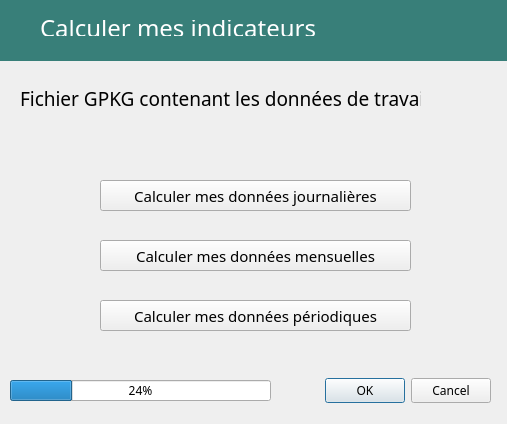
<?xml version="1.0" encoding="UTF-8"?>
<ui version="4.0">
 <class>Dialog</class>
 <widget class="QDialog" name="Dialog">
  <property name="geometry">
   <rect>
    <x>0</x>
    <y>0</y>
    <width>507</width>
    <height>424</height>
   </rect>
  </property>
  <property name="windowTitle">
   <string>Dialog</string>
  </property>
  <widget class="QDialogButtonBox" name="terminer">
   <property name="geometry">
    <rect>
     <x>150</x>
     <y>370</y>
     <width>341</width>
     <height>41</height>
    </rect>
   </property>
   <property name="font">
    <font>
     <family>Tw Cen MT</family>
    </font>
   </property>
   <property name="orientation">
    <enum>Qt::Horizontal</enum>
   </property>
   <property name="standardButtons">
    <set>QDialogButtonBox::Cancel|QDialogButtonBox::Ok</set>
   </property>
  </widget>
  <widget class="Line" name="line">
   <property name="geometry">
    <rect>
     <x>-10</x>
     <y>0</y>
     <width>621</width>
     <height>61</height>
    </rect>
   </property>
   <property name="palette">
    <palette>
     <active>
      <colorrole role="WindowText">
       <brush brushstyle="SolidPattern">
        <color alpha="255">
         <red>0</red>
         <green>0</green>
         <blue>0</blue>
        </color>
       </brush>
      </colorrole>
      <colorrole role="Button">
       <brush brushstyle="SolidPattern">
        <color alpha="255">
         <red>56</red>
         <green>127</green>
         <blue>121</blue>
        </color>
       </brush>
      </colorrole>
      <colorrole role="Light">
       <brush brushstyle="SolidPattern">
        <color alpha="255">
         <red>56</red>
         <green>127</green>
         <blue>121</blue>
        </color>
       </brush>
      </colorrole>
      <colorrole role="Midlight">
       <brush brushstyle="SolidPattern">
        <color alpha="255">
         <red>56</red>
         <green>127</green>
         <blue>121</blue>
        </color>
       </brush>
      </colorrole>
      <colorrole role="Dark">
       <brush brushstyle="SolidPattern">
        <color alpha="255">
         <red>56</red>
         <green>127</green>
         <blue>121</blue>
        </color>
       </brush>
      </colorrole>
      <colorrole role="Mid">
       <brush brushstyle="SolidPattern">
        <color alpha="255">
         <red>56</red>
         <green>127</green>
         <blue>121</blue>
        </color>
       </brush>
      </colorrole>
      <colorrole role="Text">
       <brush brushstyle="SolidPattern">
        <color alpha="255">
         <red>0</red>
         <green>0</green>
         <blue>0</blue>
        </color>
       </brush>
      </colorrole>
      <colorrole role="BrightText">
       <brush brushstyle="SolidPattern">
        <color alpha="255">
         <red>56</red>
         <green>127</green>
         <blue>121</blue>
        </color>
       </brush>
      </colorrole>
      <colorrole role="ButtonText">
       <brush brushstyle="SolidPattern">
        <color alpha="255">
         <red>0</red>
         <green>0</green>
         <blue>0</blue>
        </color>
       </brush>
      </colorrole>
      <colorrole role="Base">
       <brush brushstyle="SolidPattern">
        <color alpha="255">
         <red>56</red>
         <green>127</green>
         <blue>121</blue>
        </color>
       </brush>
      </colorrole>
      <colorrole role="Window">
       <brush brushstyle="SolidPattern">
        <color alpha="255">
         <red>56</red>
         <green>127</green>
         <blue>121</blue>
        </color>
       </brush>
      </colorrole>
      <colorrole role="HighlightedText">
       <brush brushstyle="SolidPattern">
        <color alpha="255">
         <red>56</red>
         <green>127</green>
         <blue>121</blue>
        </color>
       </brush>
      </colorrole>
      <colorrole role="AlternateBase">
       <brush brushstyle="SolidPattern">
        <color alpha="255">
         <red>56</red>
         <green>127</green>
         <blue>121</blue>
        </color>
       </brush>
      </colorrole>
      <colorrole role="ToolTipBase">
       <brush brushstyle="SolidPattern">
        <color alpha="255">
         <red>56</red>
         <green>127</green>
         <blue>121</blue>
        </color>
       </brush>
      </colorrole>
      <colorrole role="PlaceholderText">
       <brush brushstyle="SolidPattern">
        <color alpha="128">
         <red>56</red>
         <green>127</green>
         <blue>121</blue>
        </color>
       </brush>
      </colorrole>
     </active>
     <inactive>
      <colorrole role="WindowText">
       <brush brushstyle="SolidPattern">
        <color alpha="255">
         <red>0</red>
         <green>0</green>
         <blue>0</blue>
        </color>
       </brush>
      </colorrole>
      <colorrole role="Button">
       <brush brushstyle="SolidPattern">
        <color alpha="255">
         <red>56</red>
         <green>127</green>
         <blue>121</blue>
        </color>
       </brush>
      </colorrole>
      <colorrole role="Light">
       <brush brushstyle="SolidPattern">
        <color alpha="255">
         <red>56</red>
         <green>127</green>
         <blue>121</blue>
        </color>
       </brush>
      </colorrole>
      <colorrole role="Midlight">
       <brush brushstyle="SolidPattern">
        <color alpha="255">
         <red>56</red>
         <green>127</green>
         <blue>121</blue>
        </color>
       </brush>
      </colorrole>
      <colorrole role="Dark">
       <brush brushstyle="SolidPattern">
        <color alpha="255">
         <red>56</red>
         <green>127</green>
         <blue>121</blue>
        </color>
       </brush>
      </colorrole>
      <colorrole role="Mid">
       <brush brushstyle="SolidPattern">
        <color alpha="255">
         <red>56</red>
         <green>127</green>
         <blue>121</blue>
        </color>
       </brush>
      </colorrole>
      <colorrole role="Text">
       <brush brushstyle="SolidPattern">
        <color alpha="255">
         <red>0</red>
         <green>0</green>
         <blue>0</blue>
        </color>
       </brush>
      </colorrole>
      <colorrole role="BrightText">
       <brush brushstyle="SolidPattern">
        <color alpha="255">
         <red>56</red>
         <green>127</green>
         <blue>121</blue>
        </color>
       </brush>
      </colorrole>
      <colorrole role="ButtonText">
       <brush brushstyle="SolidPattern">
        <color alpha="255">
         <red>0</red>
         <green>0</green>
         <blue>0</blue>
        </color>
       </brush>
      </colorrole>
      <colorrole role="Base">
       <brush brushstyle="SolidPattern">
        <color alpha="255">
         <red>56</red>
         <green>127</green>
         <blue>121</blue>
        </color>
       </brush>
      </colorrole>
      <colorrole role="Window">
       <brush brushstyle="SolidPattern">
        <color alpha="255">
         <red>56</red>
         <green>127</green>
         <blue>121</blue>
        </color>
       </brush>
      </colorrole>
      <colorrole role="HighlightedText">
       <brush brushstyle="SolidPattern">
        <color alpha="255">
         <red>56</red>
         <green>127</green>
         <blue>121</blue>
        </color>
       </brush>
      </colorrole>
      <colorrole role="AlternateBase">
       <brush brushstyle="SolidPattern">
        <color alpha="255">
         <red>56</red>
         <green>127</green>
         <blue>121</blue>
        </color>
       </brush>
      </colorrole>
      <colorrole role="ToolTipBase">
       <brush brushstyle="SolidPattern">
        <color alpha="255">
         <red>56</red>
         <green>127</green>
         <blue>121</blue>
        </color>
       </brush>
      </colorrole>
      <colorrole role="PlaceholderText">
       <brush brushstyle="SolidPattern">
        <color alpha="128">
         <red>56</red>
         <green>127</green>
         <blue>121</blue>
        </color>
       </brush>
      </colorrole>
     </inactive>
     <disabled>
      <colorrole role="WindowText">
       <brush brushstyle="SolidPattern">
        <color alpha="255">
         <red>56</red>
         <green>127</green>
         <blue>121</blue>
        </color>
       </brush>
      </colorrole>
      <colorrole role="Button">
       <brush brushstyle="SolidPattern">
        <color alpha="255">
         <red>56</red>
         <green>127</green>
         <blue>121</blue>
        </color>
       </brush>
      </colorrole>
      <colorrole role="Light">
       <brush brushstyle="SolidPattern">
        <color alpha="255">
         <red>56</red>
         <green>127</green>
         <blue>121</blue>
        </color>
       </brush>
      </colorrole>
      <colorrole role="Midlight">
       <brush brushstyle="SolidPattern">
        <color alpha="255">
         <red>56</red>
         <green>127</green>
         <blue>121</blue>
        </color>
       </brush>
      </colorrole>
      <colorrole role="Dark">
       <brush brushstyle="SolidPattern">
        <color alpha="255">
         <red>56</red>
         <green>127</green>
         <blue>121</blue>
        </color>
       </brush>
      </colorrole>
      <colorrole role="Mid">
       <brush brushstyle="SolidPattern">
        <color alpha="255">
         <red>56</red>
         <green>127</green>
         <blue>121</blue>
        </color>
       </brush>
      </colorrole>
      <colorrole role="Text">
       <brush brushstyle="SolidPattern">
        <color alpha="255">
         <red>56</red>
         <green>127</green>
         <blue>121</blue>
        </color>
       </brush>
      </colorrole>
      <colorrole role="BrightText">
       <brush brushstyle="SolidPattern">
        <color alpha="255">
         <red>56</red>
         <green>127</green>
         <blue>121</blue>
        </color>
       </brush>
      </colorrole>
      <colorrole role="ButtonText">
       <brush brushstyle="SolidPattern">
        <color alpha="255">
         <red>56</red>
         <green>127</green>
         <blue>121</blue>
        </color>
       </brush>
      </colorrole>
      <colorrole role="Base">
       <brush brushstyle="SolidPattern">
        <color alpha="255">
         <red>56</red>
         <green>127</green>
         <blue>121</blue>
        </color>
       </brush>
      </colorrole>
      <colorrole role="Window">
       <brush brushstyle="SolidPattern">
        <color alpha="255">
         <red>56</red>
         <green>127</green>
         <blue>121</blue>
        </color>
       </brush>
      </colorrole>
      <colorrole role="HighlightedText">
       <brush brushstyle="SolidPattern">
        <color alpha="255">
         <red>56</red>
         <green>127</green>
         <blue>121</blue>
        </color>
       </brush>
      </colorrole>
      <colorrole role="AlternateBase">
       <brush brushstyle="SolidPattern">
        <color alpha="255">
         <red>56</red>
         <green>127</green>
         <blue>121</blue>
        </color>
       </brush>
      </colorrole>
      <colorrole role="ToolTipBase">
       <brush brushstyle="SolidPattern">
        <color alpha="255">
         <red>56</red>
         <green>127</green>
         <blue>121</blue>
        </color>
       </brush>
      </colorrole>
      <colorrole role="PlaceholderText">
       <brush brushstyle="SolidPattern">
        <color alpha="128">
         <red>56</red>
         <green>127</green>
         <blue>121</blue>
        </color>
       </brush>
      </colorrole>
     </disabled>
    </palette>
   </property>
   <property name="autoFillBackground">
    <bool>false</bool>
   </property>
   <property name="lineWidth">
    <number>60</number>
   </property>
   <property name="orientation">
    <enum>Qt::Horizontal</enum>
   </property>
  </widget>
  <widget class="QLabel" name="label">
   <property name="geometry">
    <rect>
     <x>40</x>
     <y>20</y>
     <width>401</width>
     <height>16</height>
    </rect>
   </property>
   <property name="palette">
    <palette>
     <active>
      <colorrole role="WindowText">
       <brush brushstyle="SolidPattern">
        <color alpha="255">
         <red>255</red>
         <green>255</green>
         <blue>255</blue>
        </color>
       </brush>
      </colorrole>
     </active>
     <inactive>
      <colorrole role="WindowText">
       <brush brushstyle="SolidPattern">
        <color alpha="255">
         <red>255</red>
         <green>255</green>
         <blue>255</blue>
        </color>
       </brush>
      </colorrole>
     </inactive>
     <disabled>
      <colorrole role="WindowText">
       <brush brushstyle="SolidPattern">
        <color alpha="255">
         <red>120</red>
         <green>120</green>
         <blue>120</blue>
        </color>
       </brush>
      </colorrole>
     </disabled>
    </palette>
   </property>
   <property name="font">
    <font>
     <family>Tw Cen MT</family>
     <pointsize>18</pointsize>
    </font>
   </property>
   <property name="text">
    <string>Calculer mes indicateurs</string>
   </property>
  </widget>
  <widget class="QProgressBar" name="progressBar">
   <property name="geometry">
    <rect>
     <x>10</x>
     <y>380</y>
     <width>261</width>
     <height>21</height>
    </rect>
   </property>
   <property name="font">
    <font>
     <family>Tw Cen MT</family>
    </font>
   </property>
   <property name="value">
    <number>24</number>
   </property>
  </widget>
  <widget class="QgsFileWidget" name="inputGPKG">
   <property name="geometry">
    <rect>
     <x>20</x>
     <y>120</y>
     <width>301</width>
     <height>27</height>
    </rect>
   </property>
  </widget>
  <widget class="QLabel" name="label_2">
   <property name="geometry">
    <rect>
     <x>20</x>
     <y>90</y>
     <width>401</width>
     <height>16</height>
    </rect>
   </property>
   <property name="palette">
    <palette>
     <active>
      <colorrole role="WindowText">
       <brush brushstyle="SolidPattern">
        <color alpha="255">
         <red>0</red>
         <green>0</green>
         <blue>0</blue>
        </color>
       </brush>
      </colorrole>
      <colorrole role="Light">
       <brush brushstyle="SolidPattern">
        <color alpha="255">
         <red>0</red>
         <green>0</green>
         <blue>0</blue>
        </color>
       </brush>
      </colorrole>
      <colorrole role="BrightText">
       <brush brushstyle="SolidPattern">
        <color alpha="255">
         <red>0</red>
         <green>0</green>
         <blue>0</blue>
        </color>
       </brush>
      </colorrole>
      <colorrole role="Base">
       <brush brushstyle="SolidPattern">
        <color alpha="255">
         <red>0</red>
         <green>0</green>
         <blue>0</blue>
        </color>
       </brush>
      </colorrole>
      <colorrole role="Window">
       <brush brushstyle="SolidPattern">
        <color alpha="255">
         <red>0</red>
         <green>0</green>
         <blue>0</blue>
        </color>
       </brush>
      </colorrole>
      <colorrole role="HighlightedText">
       <brush brushstyle="SolidPattern">
        <color alpha="255">
         <red>0</red>
         <green>0</green>
         <blue>0</blue>
        </color>
       </brush>
      </colorrole>
     </active>
     <inactive>
      <colorrole role="WindowText">
       <brush brushstyle="SolidPattern">
        <color alpha="255">
         <red>0</red>
         <green>0</green>
         <blue>0</blue>
        </color>
       </brush>
      </colorrole>
      <colorrole role="Light">
       <brush brushstyle="SolidPattern">
        <color alpha="255">
         <red>0</red>
         <green>0</green>
         <blue>0</blue>
        </color>
       </brush>
      </colorrole>
      <colorrole role="BrightText">
       <brush brushstyle="SolidPattern">
        <color alpha="255">
         <red>0</red>
         <green>0</green>
         <blue>0</blue>
        </color>
       </brush>
      </colorrole>
      <colorrole role="Base">
       <brush brushstyle="SolidPattern">
        <color alpha="255">
         <red>0</red>
         <green>0</green>
         <blue>0</blue>
        </color>
       </brush>
      </colorrole>
      <colorrole role="Window">
       <brush brushstyle="SolidPattern">
        <color alpha="255">
         <red>0</red>
         <green>0</green>
         <blue>0</blue>
        </color>
       </brush>
      </colorrole>
      <colorrole role="HighlightedText">
       <brush brushstyle="SolidPattern">
        <color alpha="255">
         <red>0</red>
         <green>0</green>
         <blue>0</blue>
        </color>
       </brush>
      </colorrole>
     </inactive>
     <disabled>
      <colorrole role="WindowText">
       <brush brushstyle="SolidPattern">
        <color alpha="255">
         <red>120</red>
         <green>120</green>
         <blue>120</blue>
        </color>
       </brush>
      </colorrole>
      <colorrole role="Light">
       <brush brushstyle="SolidPattern">
        <color alpha="255">
         <red>0</red>
         <green>0</green>
         <blue>0</blue>
        </color>
       </brush>
      </colorrole>
      <colorrole role="BrightText">
       <brush brushstyle="SolidPattern">
        <color alpha="255">
         <red>0</red>
         <green>0</green>
         <blue>0</blue>
        </color>
       </brush>
      </colorrole>
      <colorrole role="Base">
       <brush brushstyle="SolidPattern">
        <color alpha="255">
         <red>0</red>
         <green>0</green>
         <blue>0</blue>
        </color>
       </brush>
      </colorrole>
      <colorrole role="Window">
       <brush brushstyle="SolidPattern">
        <color alpha="255">
         <red>0</red>
         <green>0</green>
         <blue>0</blue>
        </color>
       </brush>
      </colorrole>
      <colorrole role="HighlightedText">
       <brush brushstyle="SolidPattern">
        <color alpha="255">
         <red>0</red>
         <green>0</green>
         <blue>0</blue>
        </color>
       </brush>
      </colorrole>
     </disabled>
    </palette>
   </property>
   <property name="font">
    <font>
     <family>Tw Cen MT</family>
     <pointsize>14</pointsize>
    </font>
   </property>
   <property name="text">
    <string>Fichier GPKG contenant les données de travail</string>
   </property>
  </widget>
  <widget class="QPushButton" name="calcJour">
   <property name="geometry">
    <rect>
     <x>100</x>
     <y>180</y>
     <width>311</width>
     <height>31</height>
    </rect>
   </property>
   <property name="font">
    <font>
     <family>Tw Cen MT</family>
     <pointsize>11</pointsize>
    </font>
   </property>
   <property name="text">
    <string>Calculer mes données journalières</string>
   </property>
  </widget>
  <widget class="QPushButton" name="calcMois">
   <property name="geometry">
    <rect>
     <x>100</x>
     <y>240</y>
     <width>311</width>
     <height>31</height>
    </rect>
   </property>
   <property name="font">
    <font>
     <family>Tw Cen MT</family>
     <pointsize>11</pointsize>
    </font>
   </property>
   <property name="text">
    <string>Calculer mes données mensuelles</string>
   </property>
  </widget>
  <widget class="QPushButton" name="calcPeriode">
   <property name="geometry">
    <rect>
     <x>100</x>
     <y>300</y>
     <width>311</width>
     <height>31</height>
    </rect>
   </property>
   <property name="font">
    <font>
     <family>Tw Cen MT</family>
     <pointsize>11</pointsize>
    </font>
   </property>
   <property name="text">
    <string>Calculer mes données périodiques</string>
   </property>
  </widget>
 </widget>
 <customwidgets>
  <customwidget>
   <class>QgsFileWidget</class>
   <extends>QWidget</extends>
   <header>qgsfilewidget.h</header>
  </customwidget>
 </customwidgets>
 <resources/>
 <connections>
  <connection>
   <sender>terminer</sender>
   <signal>accepted()</signal>
   <receiver>Dialog</receiver>
   <slot>accept()</slot>
   <hints>
    <hint type="sourcelabel">
     <x>248</x>
     <y>254</y>
    </hint>
    <hint type="destinationlabel">
     <x>157</x>
     <y>274</y>
    </hint>
   </hints>
  </connection>
  <connection>
   <sender>terminer</sender>
   <signal>rejected()</signal>
   <receiver>Dialog</receiver>
   <slot>reject()</slot>
   <hints>
    <hint type="sourcelabel">
     <x>316</x>
     <y>260</y>
    </hint>
    <hint type="destinationlabel">
     <x>286</x>
     <y>274</y>
    </hint>
   </hints>
  </connection>
 </connections>
</ui>
